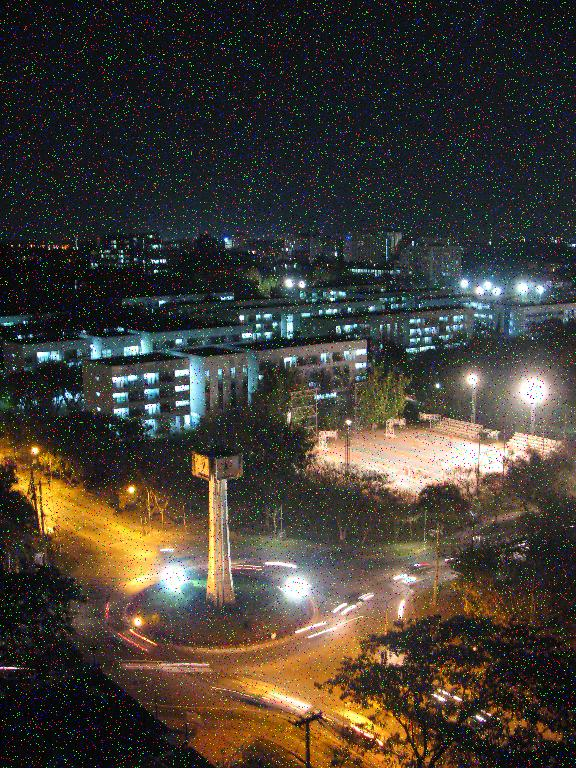
#> input picture a2_20171204/input_data/Degraded.jpg, 576 x 768 px, found by its file name
$ jupyter execute q8.ipynb
#> lines starting #> are read from the running program, lines starting #| are printed output that depends on the picture
# Assignment 2, Q 8
Sagrika Nagar(20171204)

# Q 8, Part 1

[cell 1]
import matplotlib.pyplot as plt
import cv2
import time
import numpy as np
from math import floor

[cell 2]
im = cv2.imread("Degraded.jpg")
#> im is the input picture: shape (768, 576, 3); mean B, G, R 53, 61, 66.9

expected = cv2.imread("Clear.jpg")
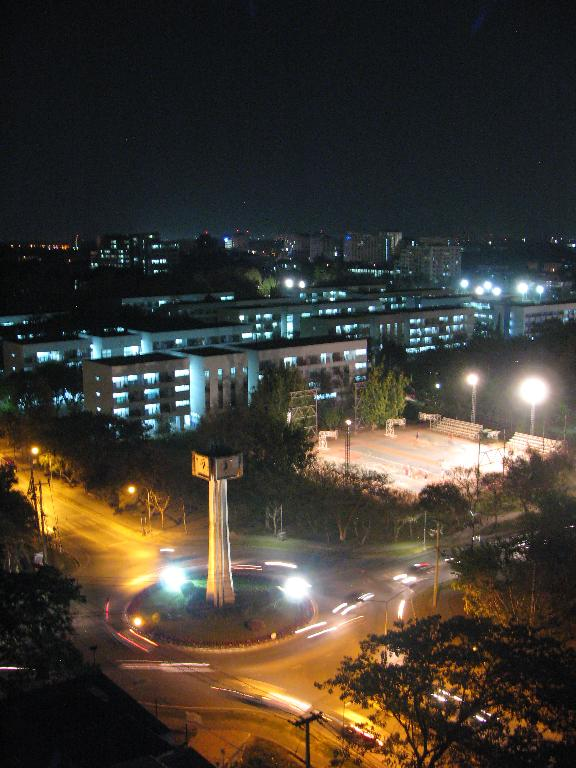
#> input picture a2_20171204/input_data/Clear.jpg, 576 x 768 px, found by its file name
#> expected is the input picture: shape (768, 576, 3); mean B, G, R 49.5, 58.1, 64.3

# im = np.array(im)
w, h, n = im.shape
#> w = 768; h = 576; n = 3

out = np.zeros(im.shape)

start = time.time()

for i in range(1, w-1):
    for j in range(1, h-1):

        out[i,j,0] = np.median(im[i-1:i+2,j-1:j+2,0])
        out[i,j,1] = np.median(im[i-1:i+2,j-1:j+2,1])
        out[i,j,2] = np.median(im[i-1:i+2,j-1:j+2,2])
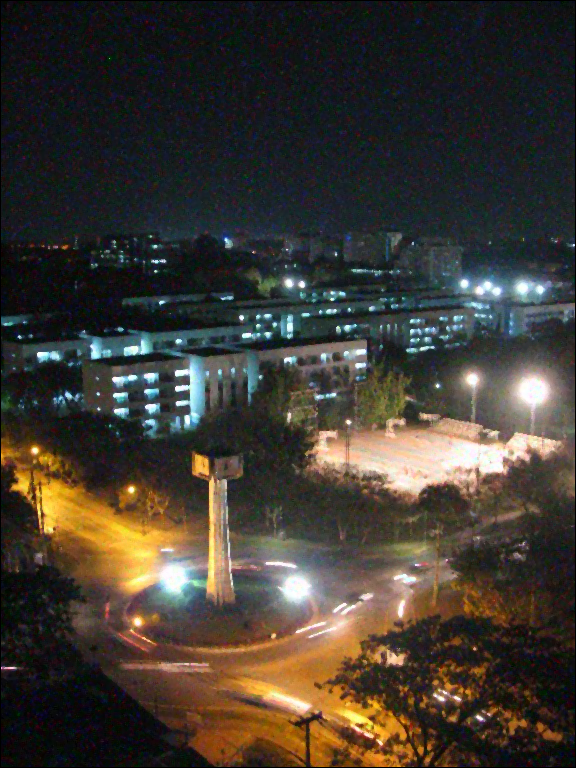
#> out: shape (768, 576, 3) float64; mean B, G, R 50, 58, 64

cv2.normalize(out, out, 0, 255, cv2.NORM_MINMAX, dtype=-1)

out = out.astype(np.uint8)
end = time.time()

# print(end-start)
f = plt.subplots(figsize=(15,15))

plt.subplot(221)
plt.imshow(im)
plt.title("Degraded")
plt.subplot(222)
plt.imshow(expected)
plt.title("Expected")
plt.subplot(223)
plt.imshow(out)
plt.title("Result")

plt.show()
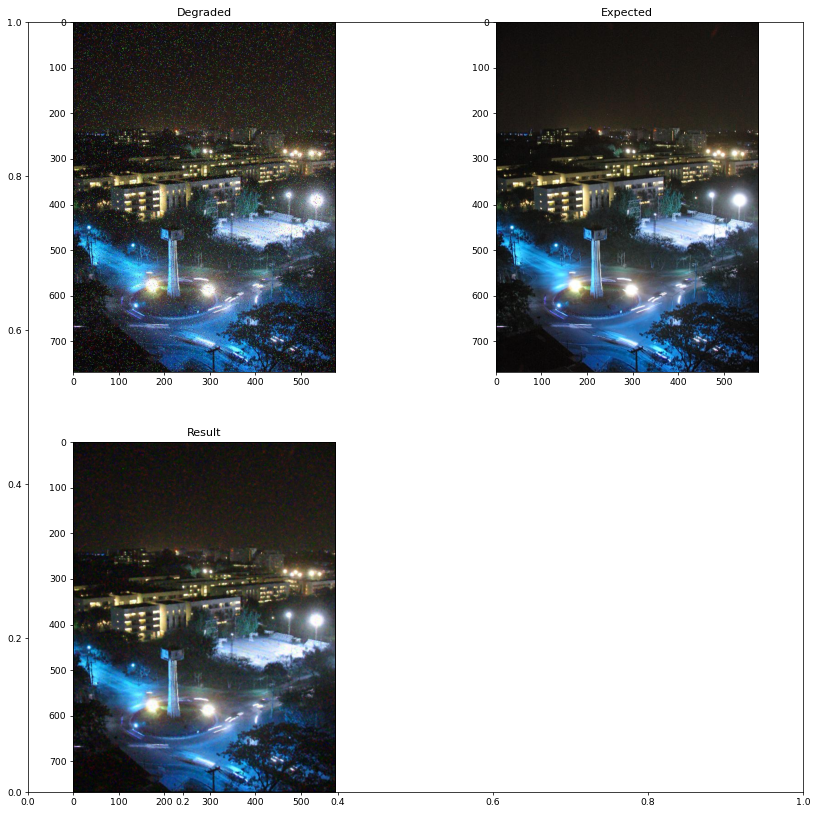
#> figure drawn by matplotlib, 3 panels; B, G, R data is drawn as R, G, B
